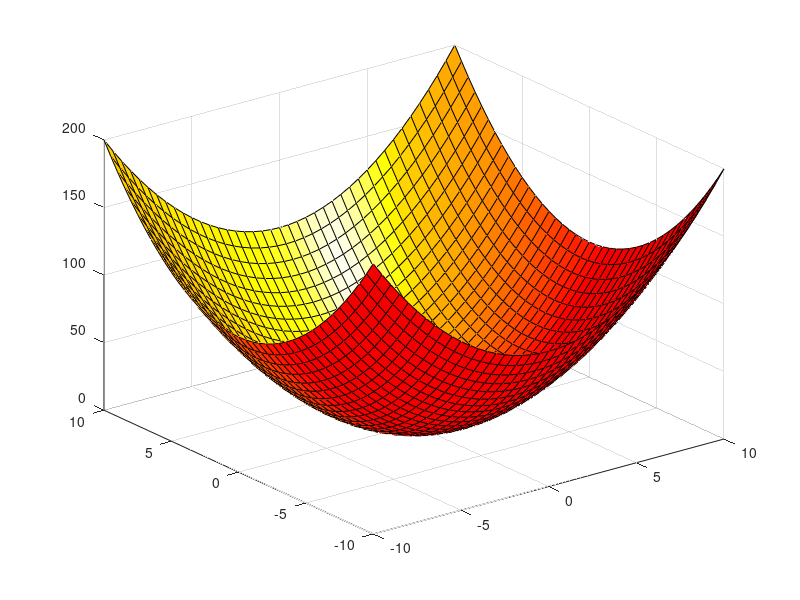

MATLAB code to generate this figure:
clc
clear all
close all

[x,y]=meshgrid([-10:0.5:10],[-10:0.5:10]);

f = @(x,y) x.^2+y.^2;
w=f(x,y);

figure
%plot3(x,y,w,'r.')
%hold on 
surfl(x,y,w)
colormap('hot')